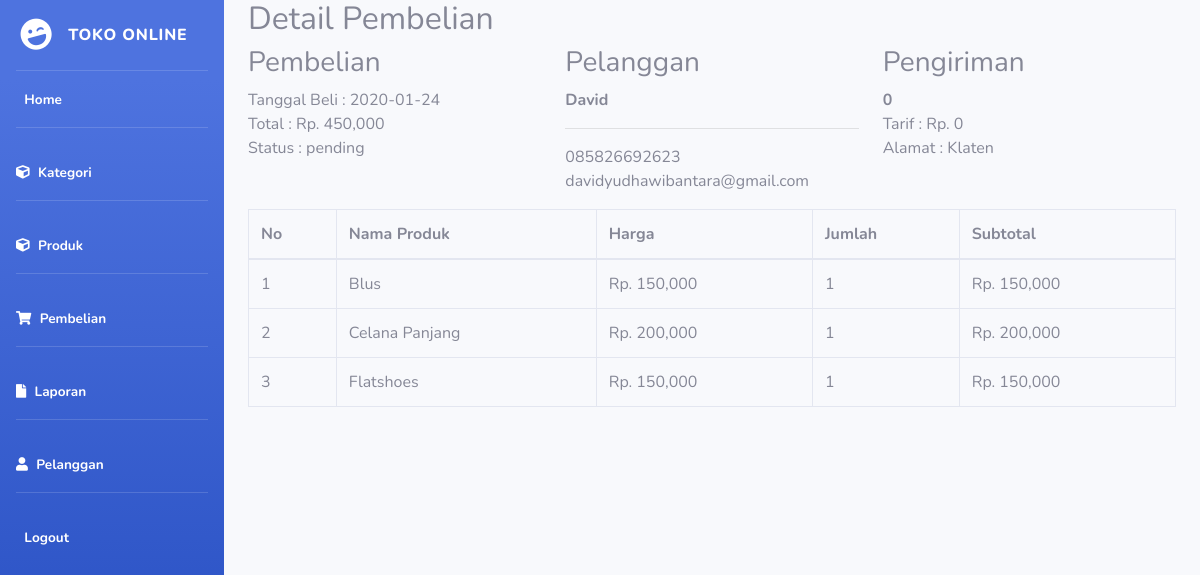
The page /Admin/index.php?halaman=detail&id=6 (signed in) on the database as committed earlier.
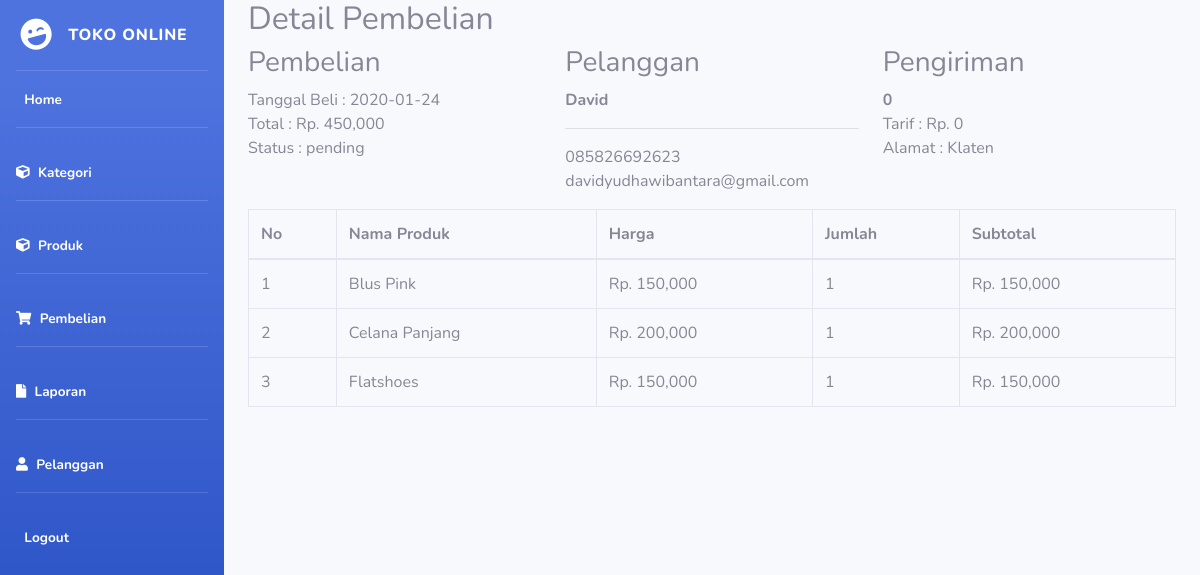
The same page on the database as committed later.
### tables this page shows
CREATE TABLE `pembelian_produk` (
  `id_pembelian_produk` int(11) NOT NULL,
  `id_pembelian` int(11) NOT NULL,
  `id_produk` int(11) NOT NULL,
  `jumlah` int(11) NOT NULL,
  `nama` varchar(100) NOT NULL,
  `harga` int(11) NOT NULL,
  `berat` int(11) NOT NULL,
  `subberat` int(11) NOT NULL,
  `subharga` int(11) NOT NULL
);

CREATE TABLE `produk` (
  `id_produk` int(11) NOT NULL,
  `id_kategori` int(5) NOT NULL,
  `nama_produk` varchar(100) NOT NULL,
  `harga_produk` int(11) NOT NULL,
  `berat_produk` int(11) NOT NULL,
  `foto_produk` varchar(100) NOT NULL,
  `deskripsi_produk` text NOT NULL,
  `stok_produk` int(5) NOT NULL
);

### Admin/detail.php (the view)
<h2> Detail Pembelian </h2>
<?php
$ambil = $koneksi->query("SELECT * FROM pembelian JOIN pelanggan
ON pembelian.id_pelanggan = pelanggan.id_pelanggan
WHERE pembelian.id_pembelian = '$_GET[id]'");
$detail = $ambil->fetch_assoc();
?>
<div class="row">
    <div class="col-md-4">
        <h3>Pembelian</h3>
        <p>
            Tanggal Beli : <?php echo $detail['tanggal_pembelian']; ?> <br>
            Total : Rp. <?php echo number_format($detail['total_pembelian']); ?> <br>
            Status : <?php echo $detail['status_pembelian']; ?>
        </p>
    </div>
    <div class="col-md-4">
        <h3>Pelanggan</h3>
        <strong> <?php echo $detail['nama_pelanggan']; ?> </strong> <hr>
        <p>
            <?php echo $detail['telepon']; ?> <br>
            <?php echo $detail['email_pelanggan']; ?>
        </p>
    </div>
    <div class="col-md-4">
        <h3>Pengiriman</h3>
        <strong><?php echo $detail["kota"];?></strong><br>
        <p>
           Tarif : Rp. <?php echo number_format($detail["tarif"]);?><br>
           Alamat : <?php echo $detail["alamat_pelanggan"]; ?>
        </p>
    </div>
</div>
<table class="table table-bordered">
    <thead>
        <tr>
            <th> No </th>
            <th> Nama Produk </th>
            <th> Harga </th>
            <th> Jumlah </th>
            <th> Subtotal </th>
        </tr>
    </thead>
    <tbody>
        <?php $no=1; ?>
        <?php $ambil = $koneksi->query("SELECT * FROM pembelian_produk JOIN produk ON
        pembelian_produk.id_produk=produk.id_produk
        WHERE pembelian_produk.id_pembelian='$_GET[id]'"); ?>
        <?php while($detail = $ambil->fetch_assoc()) {?>
        <tr>
            <td><?php echo $no; ?> </td>
            <td><?php echo $detail['nama_produk']; ?></td>
            <td>Rp. <?php echo number_format ($detail['harga_produk']); ?></td>
            <td><?php echo $detail['jumlah']; ?></td>
            <td>
               Rp. <?php echo number_format($detail['harga_produk']*$detail['jumlah']); ?>
            </td>
        </tr>
        <?php $no++ ?>
        <?php } ?>
    </tbody>
</table>

Rows that differ between the two databases and show on the page:
changed through a linked row, pembelian_produk: id_produk.nama_produk "Blus" → "Blus Pink"
